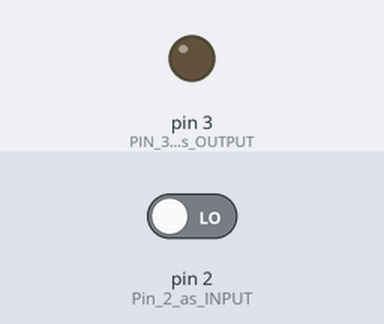
A sketch run on a simulated Arduino Uno, built with avr-gcc and run on an emulated ATmega328P. Parts: output pins drawn as LEDs (lit = HIGH). Dashed ring = blinking. The test bench sets the inputs (shaded band); at power-on: pin 2 (Pin_2_as_INPUT) LOW.

Above: at 1.2 s.
1.3 s: pin 2 (Pin_2_as_INPUT) driven HIGH
At 1.55 s:
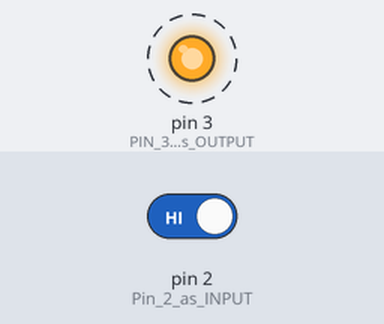
4.3 s: pin 2 (Pin_2_as_INPUT) driven LOW
At 4.3 s:
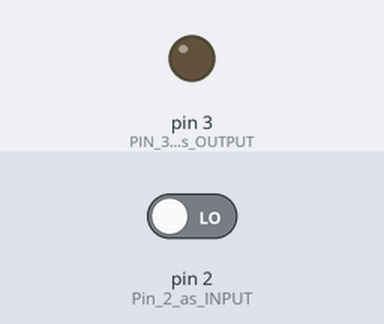
Timing chart, 0 to 7.3 s (numbered marks = the images above; inputs shaded):
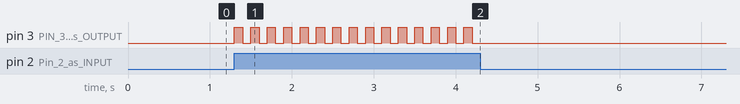

The sketch:

motion.ino
```cpp
void setup() {

  pinMode(2, INPUT); //Pin 2 as INPUT

  pinMode(3, OUTPUT); //PIN 3 as OUTPUT

}


void loop() {

  if (digitalRead(2) == HIGH) // check if PIR is triggered.

  {

  digitalWrite(3, HIGH);   // turn the LED/Buzz ON

  delay(100);                       // wait for 100 msecond

  digitalWrite(3, LOW);   // turn the LED/Buzz OFF

  delay(100);                       // wait for 100 msecond

  }

}
```

Measured:
- after the input at 1.3 s, pin 3 (PIN_3_as_OUTPUT): alternates HIGH for 0.10 s and LOW for 0.10 s, starting at once
- after the input at 4.3 s, pin 3 (PIN_3_as_OUTPUT): stops changing and stays LOW
